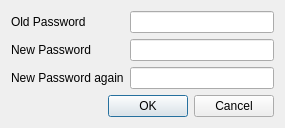
<?xml version="1.0" encoding="UTF-8"?>
<ui version="4.0">
 <class>ChangedPw</class>
 <widget class="QDialog" name="ChangedPw">
  <property name="geometry">
   <rect>
    <x>0</x>
    <y>0</y>
    <width>285</width>
    <height>119</height>
   </rect>
  </property>
  <property name="windowTitle">
   <string>Change password</string>
  </property>
  <layout class="QGridLayout" name="gridLayout">
   <item row="1" column="2">
    <widget class="QLineEdit" name="edtPw1">
     <property name="toolTip">
      <string>Enter the new password</string>
     </property>
     <property name="echoMode">
      <enum>QLineEdit::Password</enum>
     </property>
     <property name="clearButtonEnabled">
      <bool>true</bool>
     </property>
    </widget>
   </item>
   <item row="1" column="1">
    <widget class="QLabel" name="label">
     <property name="text">
      <string>New Password</string>
     </property>
    </widget>
   </item>
   <item row="2" column="1">
    <widget class="QLabel" name="label_2">
     <property name="text">
      <string>New Password again</string>
     </property>
    </widget>
   </item>
   <item row="3" column="1" colspan="2">
    <widget class="QDialogButtonBox" name="buttonBox">
     <property name="orientation">
      <enum>Qt::Horizontal</enum>
     </property>
     <property name="standardButtons">
      <set>QDialogButtonBox::Cancel|QDialogButtonBox::Ok</set>
     </property>
    </widget>
   </item>
   <item row="2" column="2">
    <widget class="QLineEdit" name="edtPw2">
     <property name="toolTip">
      <string>Enter the new password again</string>
     </property>
     <property name="echoMode">
      <enum>QLineEdit::Password</enum>
     </property>
     <property name="clearButtonEnabled">
      <bool>true</bool>
     </property>
    </widget>
   </item>
   <item row="0" column="1">
    <widget class="QLabel" name="label_3">
     <property name="text">
      <string>Old Password</string>
     </property>
    </widget>
   </item>
   <item row="0" column="2">
    <widget class="QLineEdit" name="edtLast">
     <property name="toolTip">
      <string>Enter the old password</string>
     </property>
     <property name="echoMode">
      <enum>QLineEdit::Password</enum>
     </property>
    </widget>
   </item>
  </layout>
 </widget>
 <tabstops>
  <tabstop>edtLast</tabstop>
  <tabstop>edtPw1</tabstop>
  <tabstop>edtPw2</tabstop>
 </tabstops>
 <resources/>
 <connections>
  <connection>
   <sender>buttonBox</sender>
   <signal>accepted()</signal>
   <receiver>ChangedPw</receiver>
   <slot>accept()</slot>
   <hints>
    <hint type="sourcelabel">
     <x>248</x>
     <y>254</y>
    </hint>
    <hint type="destinationlabel">
     <x>157</x>
     <y>274</y>
    </hint>
   </hints>
  </connection>
  <connection>
   <sender>buttonBox</sender>
   <signal>rejected()</signal>
   <receiver>ChangedPw</receiver>
   <slot>reject()</slot>
   <hints>
    <hint type="sourcelabel">
     <x>316</x>
     <y>260</y>
    </hint>
    <hint type="destinationlabel">
     <x>286</x>
     <y>274</y>
    </hint>
   </hints>
  </connection>
 </connections>
</ui>
